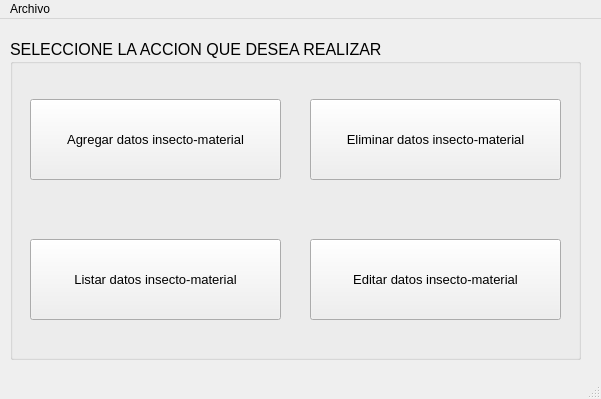
<?xml version="1.0" encoding="UTF-8"?>
<ui version="4.0">
 <class>MainWindow</class>
 <widget class="QMainWindow" name="MainWindow">
  <property name="geometry">
   <rect>
    <x>0</x>
    <y>0</y>
    <width>601</width>
    <height>399</height>
   </rect>
  </property>
  <property name="windowTitle">
   <string>Repelentes</string>
  </property>
  <widget class="QWidget" name="centralwidget">
   <widget class="QGroupBox" name="groupBox">
    <property name="geometry">
     <rect>
      <x>10</x>
      <y>20</y>
      <width>571</width>
      <height>321</height>
     </rect>
    </property>
    <property name="font">
     <font>
      <pointsize>12</pointsize>
     </font>
    </property>
    <property name="autoFillBackground">
     <bool>true</bool>
    </property>
    <property name="title">
     <string>SELECCIONE LA ACCION QUE DESEA REALIZAR</string>
    </property>
    <widget class="QPushButton" name="pushButton">
     <property name="geometry">
      <rect>
       <x>20</x>
       <y>60</y>
       <width>251</width>
       <height>81</height>
      </rect>
     </property>
     <property name="font">
      <font>
       <pointsize>10</pointsize>
      </font>
     </property>
     <property name="text">
      <string>Agregar datos insecto-material</string>
     </property>
     <property name="autoDefault">
      <bool>false</bool>
     </property>
     <property name="default">
      <bool>false</bool>
     </property>
     <property name="flat">
      <bool>false</bool>
     </property>
    </widget>
    <widget class="QPushButton" name="pushButton_2">
     <property name="geometry">
      <rect>
       <x>20</x>
       <y>200</y>
       <width>251</width>
       <height>81</height>
      </rect>
     </property>
     <property name="font">
      <font>
       <pointsize>10</pointsize>
      </font>
     </property>
     <property name="text">
      <string>Listar datos insecto-material</string>
     </property>
     <property name="autoDefault">
      <bool>false</bool>
     </property>
     <property name="default">
      <bool>false</bool>
     </property>
     <property name="flat">
      <bool>false</bool>
     </property>
    </widget>
    <widget class="QPushButton" name="pushButton_3">
     <property name="geometry">
      <rect>
       <x>300</x>
       <y>60</y>
       <width>251</width>
       <height>81</height>
      </rect>
     </property>
     <property name="font">
      <font>
       <pointsize>10</pointsize>
      </font>
     </property>
     <property name="text">
      <string>Eliminar datos insecto-material</string>
     </property>
     <property name="autoDefault">
      <bool>false</bool>
     </property>
     <property name="default">
      <bool>false</bool>
     </property>
     <property name="flat">
      <bool>false</bool>
     </property>
    </widget>
    <widget class="QPushButton" name="pushButton_4">
     <property name="geometry">
      <rect>
       <x>300</x>
       <y>200</y>
       <width>251</width>
       <height>81</height>
      </rect>
     </property>
     <property name="font">
      <font>
       <pointsize>10</pointsize>
      </font>
     </property>
     <property name="text">
      <string>Editar datos insecto-material</string>
     </property>
     <property name="autoDefault">
      <bool>false</bool>
     </property>
     <property name="default">
      <bool>false</bool>
     </property>
     <property name="flat">
      <bool>false</bool>
     </property>
    </widget>
   </widget>
  </widget>
  <widget class="QMenuBar" name="menubar">
   <property name="geometry">
    <rect>
     <x>0</x>
     <y>0</y>
     <width>601</width>
     <height>21</height>
    </rect>
   </property>
   <widget class="QMenu" name="menuArchivo">
    <property name="title">
     <string>Archivo</string>
    </property>
   </widget>
   <addaction name="menuArchivo"/>
  </widget>
  <widget class="QStatusBar" name="statusbar"/>
 </widget>
 <resources/>
 <connections/>
</ui>
